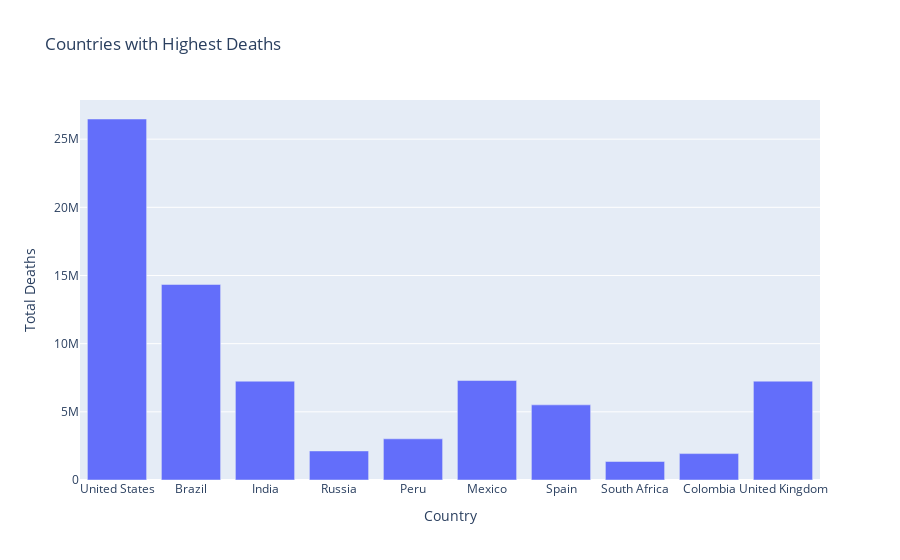

The cell this chart's notebook holds for it:
### Code cell
figure = px.bar(data, y='Total Deaths', x='Country',
            title="Countries with Highest Deaths")
figure.show()

### Figure 1 — Plotly figure (JSON) as saved in the notebook; plotly's stock layout.template omitted (floating-point values rounded to 4 significant figures)
{"data": [{"alignmentgroup": "True", "hovertemplate": "Country=%{x}<br>Total Deaths=%{y}<extra></extra>", "legendgroup": "", "marker": {"color": "#636efa"}, "name": "", "offsetgroup": "", "orientation": "v", "showlegend": false, "textposition": "auto", "type": "bar", "x": ["United States", "Brazil", "India", "Russia", "Peru", "Mexico", "Spain", "South Africa", "Colombia", "United Kingdom"], "xaxis": "x", "y": [26477574, 14340567, 7247327, 2131571, 3020038, 7295850, 5510624, 1357682, 1936134, 7249573], "yaxis": "y"}], "layout": {"barmode": "relative", "legend": {"tracegroupgap": 0}, "title": {"text": "Countries with Highest Deaths"}, "xaxis": {"anchor": "y", "domain": [0, 1], "title": {"text": "Country"}}, "yaxis": {"anchor": "x", "domain": [0, 1], "title": {"text": "Total Deaths"}}}}
